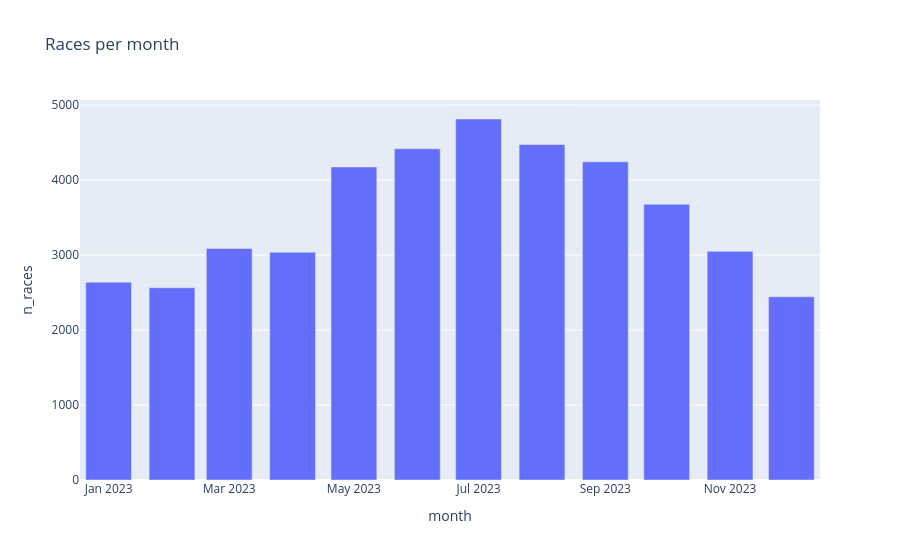

Notebook source saved alongside this figure:
### Code cell
races_per_month = (
    results.unique(subset=["race_id"])
    .with_columns(month=pl.col("race_date").str.to_date("%Y-%m-%d").dt.truncate("1mo"))
    .group_by("month")
    .agg(pl.len().alias("n_races"))
    .sort("month")
)
px.bar(races_per_month, x="month", y="n_races", title="Races per month")

### Figure 1 — Plotly figure (JSON) as saved in the notebook; plotly's stock layout.template omitted (floating-point values rounded to 4 significant figures)
{"data": [{"hovertemplate": "month=%{x}<br>n_races=%{y}<extra></extra>", "legendgroup": "", "marker": {"color": "#636efa", "pattern": {"shape": ""}}, "name": "", "orientation": "v", "showlegend": false, "textposition": "auto", "type": "bar", "x": ["2023-01-01", "2023-02-01", "2023-03-01", "2023-04-01", "2023-05-01", "2023-06-01", "2023-07-01", "2023-08-01", "2023-09-01", "2023-10-01", "2023-11-01", "2023-12-01"], "xaxis": "x", "y": [2638, 2564, 3088, 3037, 4174, 4417, 4814, 4474, 4243, 3677, 3049, 2443], "yaxis": "y"}], "layout": {"barmode": "relative", "legend": {"tracegroupgap": 0}, "title": {"text": "Races per month"}, "xaxis": {"anchor": "y", "domain": [0, 1], "title": {"text": "month"}}, "yaxis": {"anchor": "x", "domain": [0, 1], "title": {"text": "n_races"}}}}
